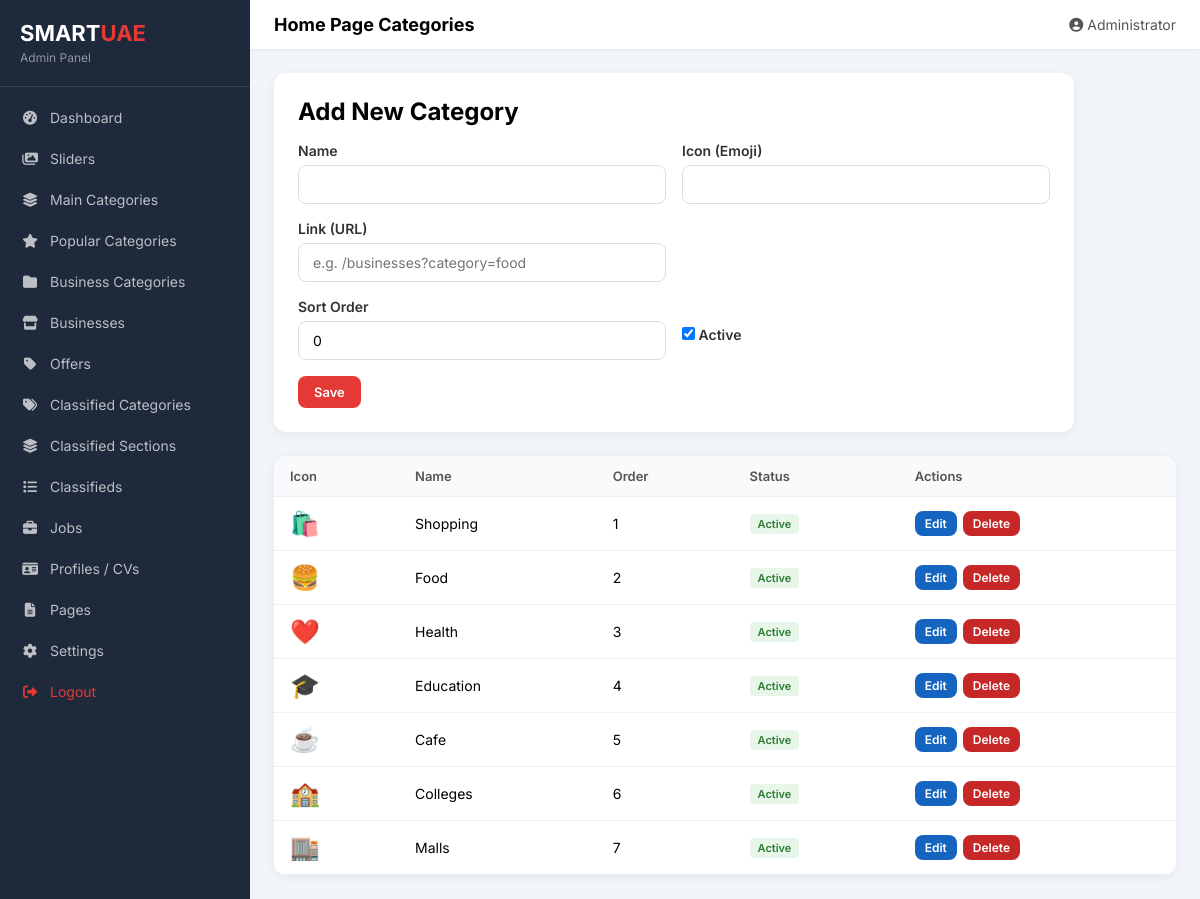
Screenshot of /admin/main_categories.php (signed in) with the database file from the repository.
### tables this page shows
CREATE TABLE main_categories (
    id INT AUTO_INCREMENT PRIMARY KEY,
    name VARCHAR(100) NOT NULL,
    icon VARCHAR(100),
    link VARCHAR(500),
    sort_order INT DEFAULT 0,
    is_active TINYINT(1) DEFAULT 1
);

### includes/config.php (called while the page is built, shortened)
<?php
function e($str) {
    return htmlspecialchars($str ?? '', ENT_QUOTES, 'UTF-8');
}

### admin/main_categories.php (the view, shortened to what this page needs)
<?php
require_once __DIR__ . '/../includes/config.php';
$db = getDB();
$editItem = null;
$items = $db->query("SELECT * FROM main_categories ORDER BY sort_order")->fetchAll();
include __DIR__ . '/includes/header.php';
?>
<div class="admin-form" style="margin-bottom: 24px;">
    <h2 style="margin-bottom: 16px;"><?= $editItem ? 'Edit' : 'Add New' ?> Category</h2>
    <form method="POST">
        <div class="form-row">
            <div class="form-group">
                <label>Name</label>
                <input type="text" name="name" value="<?= e($editItem['name'] ?? '') ?>" required>
            </div>
            <div class="form-group">
                <label>Icon (Emoji)</label>
                <input type="text" name="icon" value="<?= e($editItem['icon'] ?? '') ?>" required>
            </div>
        </div>
        <div class="form-row">
            <div class="form-group">
                <label>Link (URL)</label>
                <input type="text" name="link" value="<?= e($editItem['link'] ?? '') ?>" placeholder="e.g. /businesses?category=food">
            </div>
        </div>
        <div class="form-row">
            <div class="form-group">
                <label>Sort Order</label>
                <input type="number" name="sort_order" value="<?= e($editItem['sort_order'] ?? '0') ?>">
            </div>
            <div class="form-group">
                <label class="form-check" style="margin-top:28px;">
                    <input type="checkbox" name="is_active" <?= ($editItem['is_active'] ?? 1) ? 'checked' : '' ?>> Active
                </label>
            </div>
        </div>
        <button type="submit" class="btn btn-primary">Save</button>
    </form>
</div>
<div class="admin-table-wrap">
    <table class="admin-table">
        <thead><tr><th>Icon</th><th>Name</th><th>Order</th><th>Status</th><th>Actions</th></tr></thead>
        <tbody>
            <?php foreach ($items as $item): ?>
            <tr>
                <td style="font-size:24px;"><?= $item['icon'] ?></td>
                <td><?= e($item['name']) ?></td>
                <td><?= $item['sort_order'] ?></td>
                <td><span class="badge <?= $item['is_active'] ? 'badge-active' : 'badge-inactive' ?>"><?= $item['is_active'] ? 'Active' : 'Inactive' ?></span></td>
                <td><div class="btn-group"><a href="?edit=<?= $item['id'] ?>" class="btn btn-info btn-sm">Edit</a><a href="?delete=<?= $item['id'] ?>" class="btn btn-delete btn-sm">Delete</a></div></td>
            </tr>
            <?php endforeach; ?>
        </tbody>
    </table>
</div>
<?php include __DIR__ . '/includes/footer.php'; ?>

### admin/includes/admin.css (style rules this page uses)
:root { --admin-primary: #E53935; --admin-dark: #1a1a2e; --admin-sidebar: #1e293b; --admin-bg: #f1f5f9; }
* { margin: 0; padding: 0; box-sizing: border-box; }
body { font-family: 'Inter', sans-serif; background: var(--admin-bg); display: flex; min-height: 100vh; }
.admin-table-wrap { background: #fff; border-radius: 12px; box-shadow: 0 2px 8px rgba(0,0,0,0.06); overflow: hidden; }
table.admin-table { width: 100%; border-collapse: collapse; }
table.admin-table th { background: #f8fafc; padding: 12px 16px; text-align: left; font-size: 13px; font-weight: 600; color: #555; border-bottom: 1px solid #eee; }
table.admin-table td { padding: 12px 16px; font-size: 14px; border-bottom: 1px solid #f0f0f0; vertical-align: middle; }
.btn { display: inline-block; padding: 8px 16px; border-radius: 8px; font-size: 13px; font-weight: 600; text-decoration: none; cursor: pointer; border: none; font-family: inherit; transition: opacity 0.2s; }
.btn-primary { background: var(--admin-primary); color: #fff; }
.btn-info { background: #1565C0; color: #fff; }
.btn-danger, .btn-delete { background: #C62828; color: #fff; }
.btn-sm { padding: 5px 10px; font-size: 12px; }
.btn-group { display: flex; gap: 6px; }
.admin-form { background: #fff; border-radius: 12px; padding: 24px; box-shadow: 0 2px 8px rgba(0,0,0,0.06); max-width: 800px; }
.form-group { margin-bottom: 16px; }
.form-group label { display: block; font-size: 14px; font-weight: 600; margin-bottom: 6px; color: #333; }
.form-group input, .form-group select, .form-group textarea { width: 100%; padding: 10px 14px; border: 1px solid #ddd; border-radius: 8px; font-size: 14px; font-family: inherit; }
.form-row { display: grid; grid-template-columns: 1fr 1fr; gap: 16px; }
.form-check { display: flex; align-items: center; gap: 8px; }
.form-check input { width: auto; }
.badge { display: inline-block; padding: 3px 8px; border-radius: 4px; font-size: 11px; font-weight: 600; }
.badge-active { background: #E8F5E9; color: #2E7D32; }

### rows the page displays
main_categories: icon "🛍️", name "Shopping", sort_order "1", is_active "Active"
main_categories: icon "🍔", name "Food", sort_order "2", is_active "Active"
main_categories: icon "❤️", name "Health", sort_order "3", is_active "Active"
main_categories: icon "🎓", name "Education", sort_order "4", is_active "Active"
main_categories: icon "☕", name "Cafe", sort_order "5", is_active "Active"
main_categories: icon "🏫", name "Colleges", sort_order "6", is_active "Active"
main_categories: icon "🏬", name "Malls", sort_order "7", is_active "Active"

### other values shown
$pageTitle "Home Page Categories"
$_SESSION['admin_name'] "Administrator"
